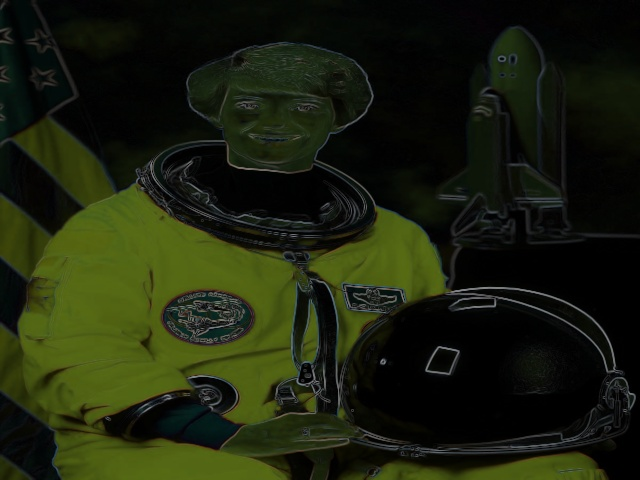
#> input picture 1.jpg, 640 x 480 px; its folder holds only this picture in this run
$ python -i imageProcessing.py   (imports and definitions only)   (older library calls are emulated)
#> lines starting #> are read from the running program, lines starting #| are printed output that depends on the picture
import cv2
import numpy as np
from skimage import filters
from skimage import color
from skimage.segmentation import active_contour
from skimage.color import rgb2gray
from skimage.filters import gaussian
from skimage.segmentation import random_walker
from sklearn.cluster import KMeans
from scipy import ndimage
from skimage import color, draw

from skimage import io, draw, filters, feature, transform, img_as_ubyte
import matplotlib.pyplot as plt


def save(image,new_image):
	cv2.imwrite('imgO.jpg', image)
	cv2.imwrite('imgS.jpg', new_image)


def saveComp(image, flag):
	cv2.imwrite( str(flag) + '.jpg', image)


# [26 lines left out: functions sharpen, brightness_enhancement, denoising, blur, not called in this run]

def gauss(image, kernel):
	new_image = cv2.GaussianBlur(image, (kernel,kernel), 0)
	save(image,new_image)

def median(image,kernel):
	new_image = cv2.medianBlur(image, kernel)
	save(image,new_image)


def bilateral(image,d,sigmaColor,sigmaSpace):
	new_image = cv2.bilateralFilter(image,d,sigmaColor,sigmaSpace)
	save(image,new_image)

def equi_hist(image):

	R, G, B = cv2.split(image)
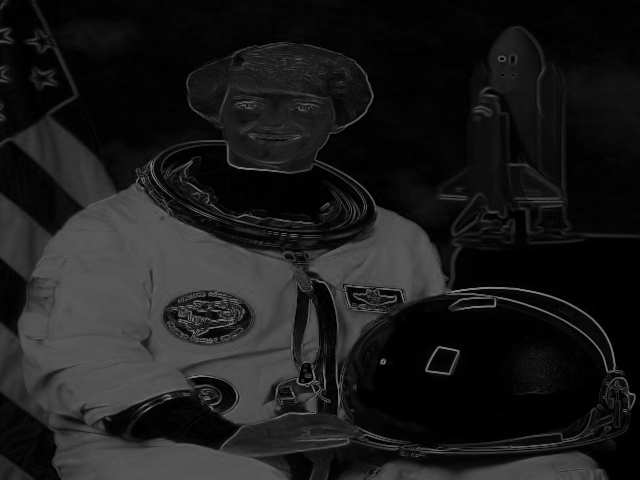
#> R: shape (480, 640); min 0, max 137, mean 27.2
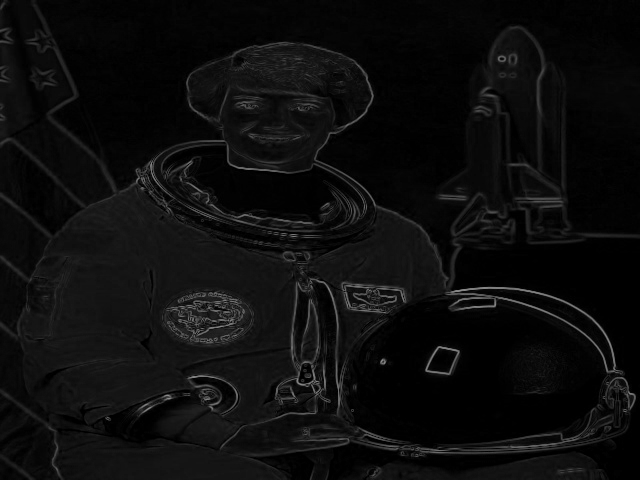
#> B: shape (480, 640); min 0, max 142, mean 12.9

	output1_R = cv2.equalizeHist(R)
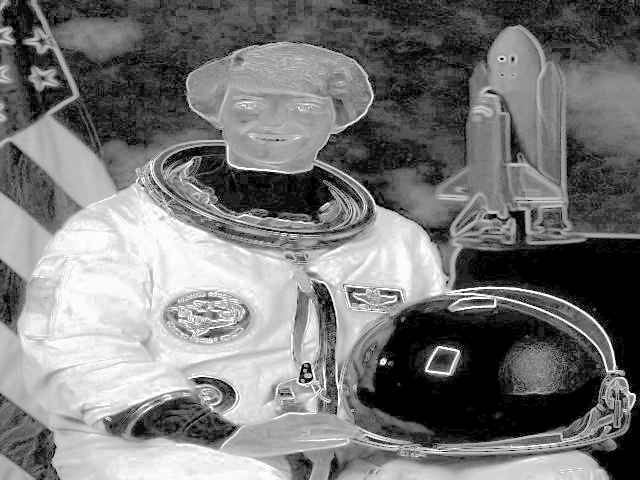
#> output1_R: shape (480, 640); min 0, max 255, mean 119.7
	output1_G = cv2.equalizeHist(G)
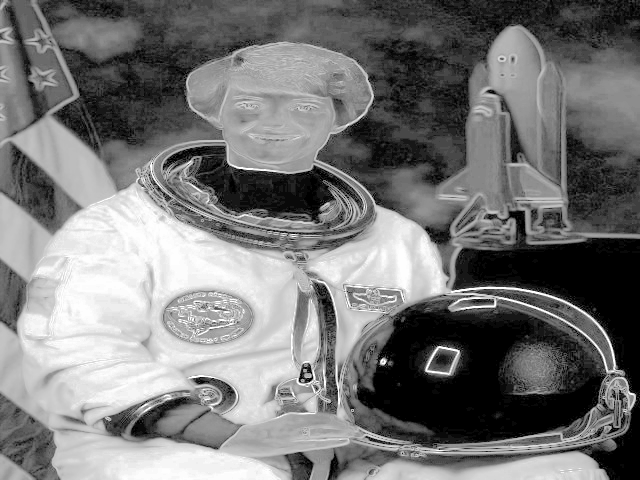
#> output1_G: shape (480, 640); min 0, max 255, mean 119.6
	output1_B = cv2.equalizeHist(B)
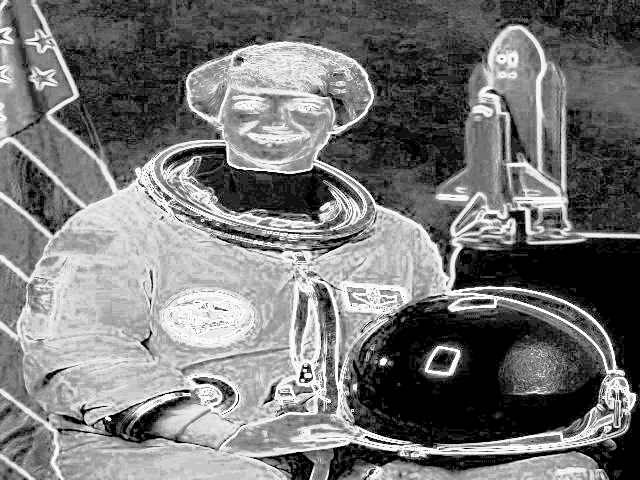
#> output1_B: shape (480, 640); min 0, max 255, mean 117.8

	new_image = cv2.merge((output1_R, output1_G, output1_B))
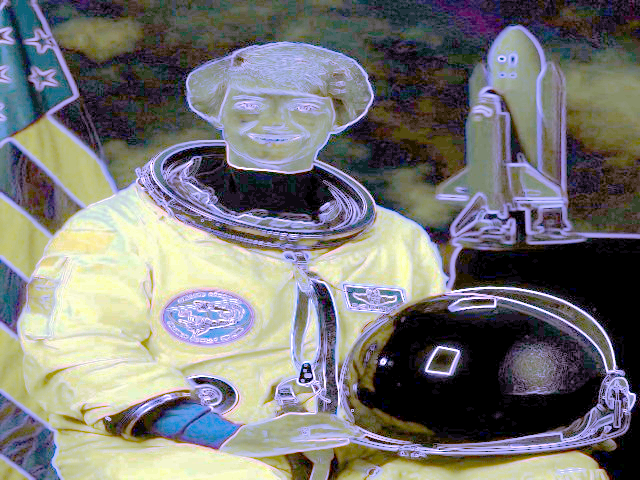
#> new_image: shape (480, 640, 3); mean R, G, B 119.7, 119.6, 117.8
	save(image,new_image)

# [10 lines left out: function clahe, not called in this run]

def globalThresh(image, thresh, maxVal):
	th, new_image = cv2.threshold(image, thresh, maxVal, cv2.THRESH_BINARY);
	save(image,new_image)

# [21 lines left out: functions adaptiveThresh, otsuThresh, not called in this run]

def cannyEdge(image):
	new_image = cv2.Canny(image=image, threshold1=100, threshold2=200) # Canny Edge Detection
	save(image,new_image)

#Edge
def sobelEdge(image):
	new_image = cv2.Sobel(src=image, ddepth=cv2.CV_64F, dx=1, dy=1, ksize=5)
	save(image,new_image)

# [80 lines left out: functions prewittEdge, logEdge, robertsEdge, RegionSegmentation, WatershedSegmentation, circle_points, not called in this run]

def ActiveContour(image, resolution, center, radius):
	#points = circle_points(resolution, [80, 250], 80)[:-1]
	pass

# [43 lines left out: functions RandomWalk, clusterSeg, CircularHough, not called in this run]


def EllipseHough(image):
	pass

>>> import cv2
>>> picture = cv2.cvtColor(cv2.imread('1.jpg'), cv2.COLOR_BGR2RGB)
>>> result = equi_hist(picture)

$ run again, on 2.jpg
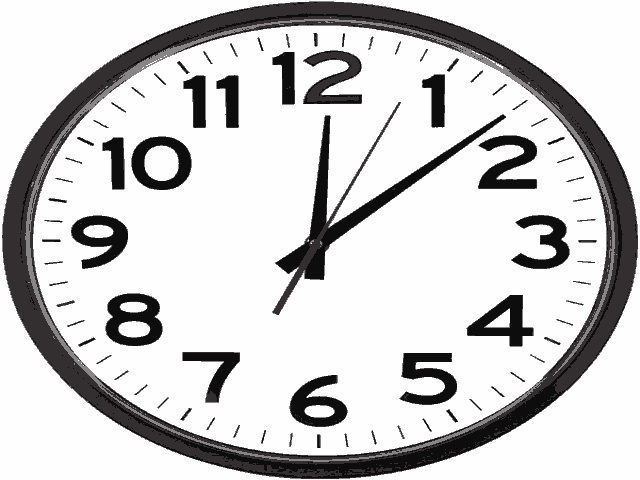
#> input picture 2.jpg, 640 x 480 px
#> in equi_hist, `output1_G = cv2.equalizeHist(G)`:
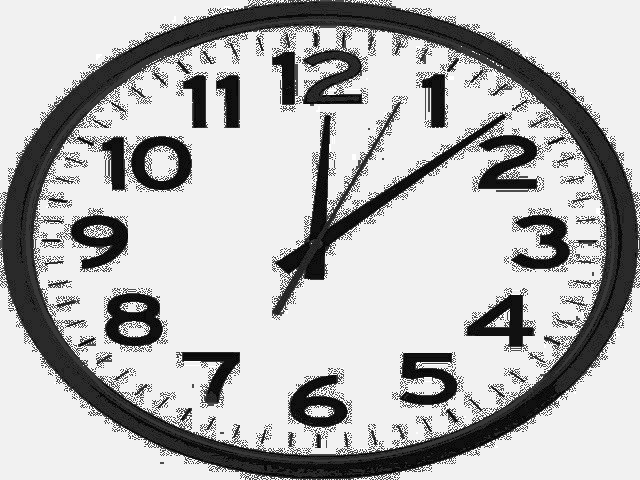
#> output1_G: shape (480, 640); min 0, max 255, mean 181.6
#> in equi_hist, `new_image = cv2.merge((output1_R, output1_G, output1_B))`:
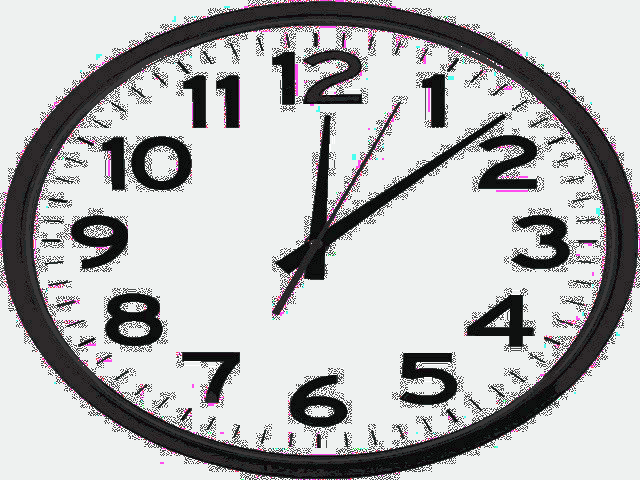
#> new_image: shape (480, 640, 3); mean R, G, B 181.1, 181.6, 182
